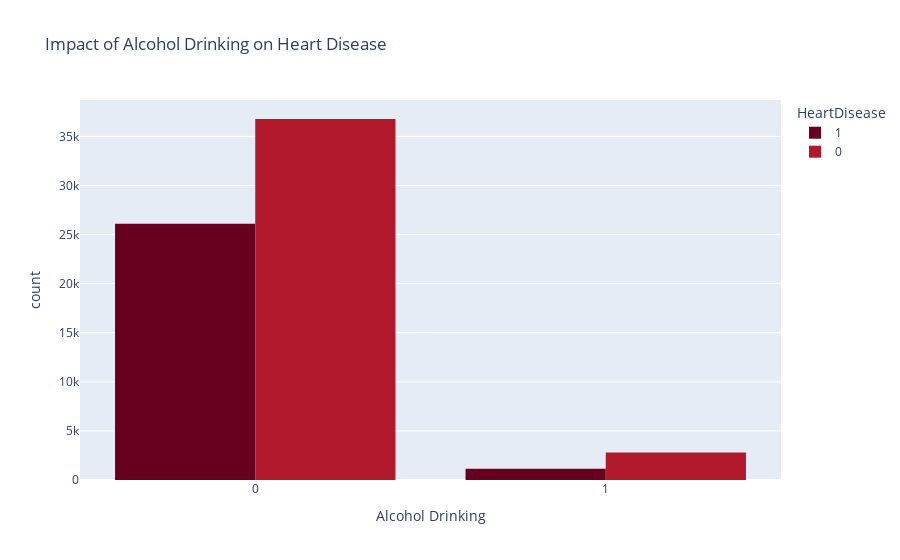

Notebook code cell kept with this figure:
### Code cell
fig = px.histogram(full_data, x='AlcoholDrinking', color='HeartDisease',
                   title="Impact of Alcohol Drinking on Heart Disease",
                   labels={'AlcoholDrinking': 'Alcohol Drinking', 'count': 'Count'},
                   barmode='group',
                   color_discrete_sequence=px.colors.sequential.RdBu)

fig.show()

### Figure 1 — Plotly figure (JSON) as saved in the notebook; plotly's stock layout.template omitted (floating-point values rounded to 4 significant figures; data arrays with more than 128 entries replaced by an {"elided": "..."} marker saying what was removed)
{"data": [{"alignmentgroup": "True", "bingroup": "x", "hovertemplate": "HeartDisease=1<br>Alcohol Drinking=%{x}<br>count=%{y}<extra></extra>", "legendgroup": "1", "marker": {"color": "rgb(103,0,31)", "pattern": {"shape": ""}}, "name": "1", "offsetgroup": "1", "orientation": "v", "showlegend": true, "type": "histogram", "x": {"elided": "27257 int values"}, "xaxis": "x", "yaxis": "y"}, {"alignmentgroup": "True", "bingroup": "x", "hovertemplate": "HeartDisease=0<br>Alcohol Drinking=%{x}<br>count=%{y}<extra></extra>", "legendgroup": "0", "marker": {"color": "rgb(178,24,43)", "pattern": {"shape": ""}}, "name": "0", "offsetgroup": "0", "orientation": "v", "showlegend": true, "type": "histogram", "x": {"elided": "39572 int values"}, "xaxis": "x", "yaxis": "y"}], "layout": {"barmode": "group", "legend": {"title": {"text": "HeartDisease"}, "tracegroupgap": 0}, "title": {"text": "Impact of Alcohol Drinking on Heart Disease"}, "xaxis": {"anchor": "y", "domain": [0, 1], "title": {"text": "Alcohol Drinking"}}, "yaxis": {"anchor": "x", "domain": [0, 1], "title": {"text": "count"}}}}
